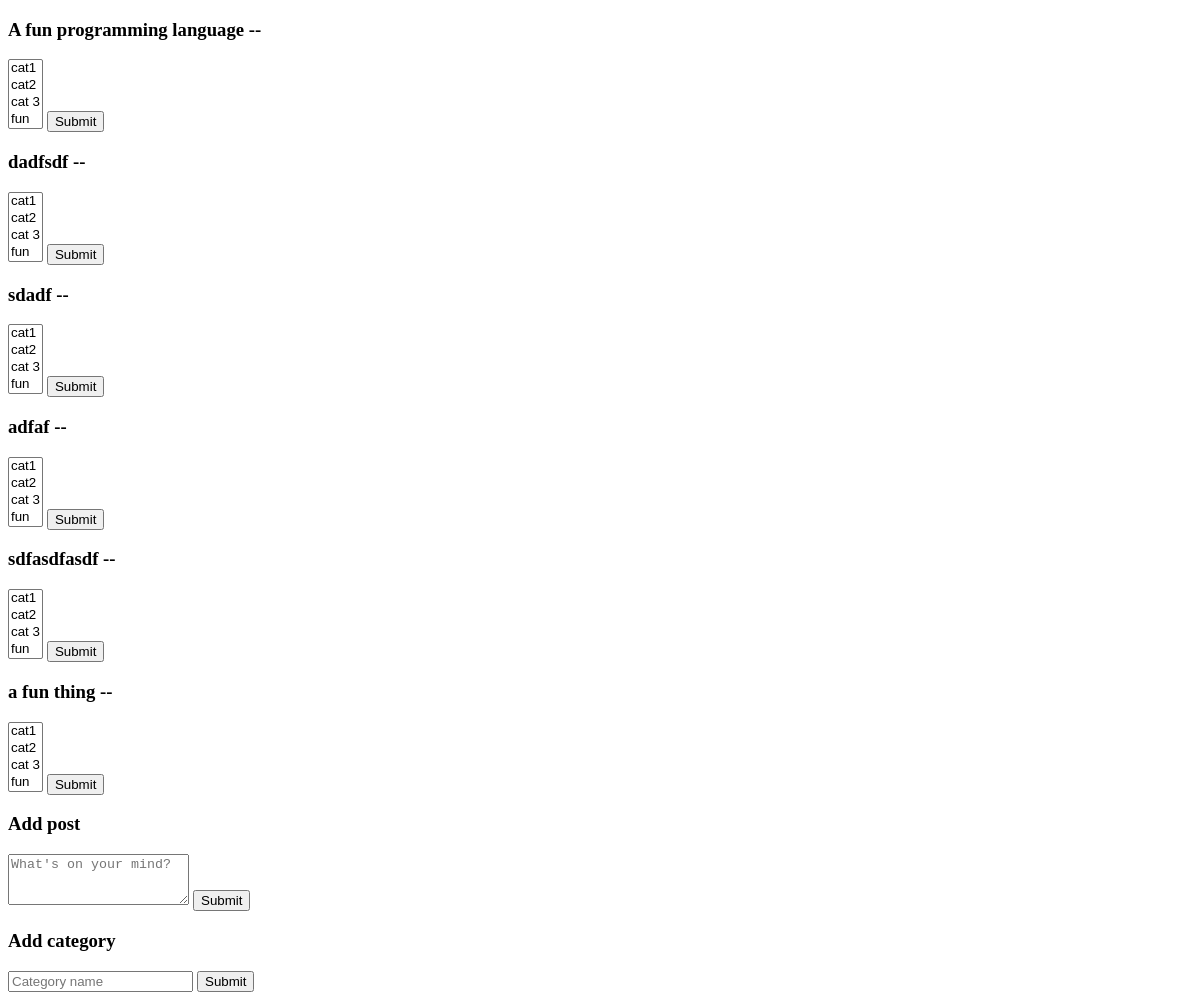
Before: / with the older database file.
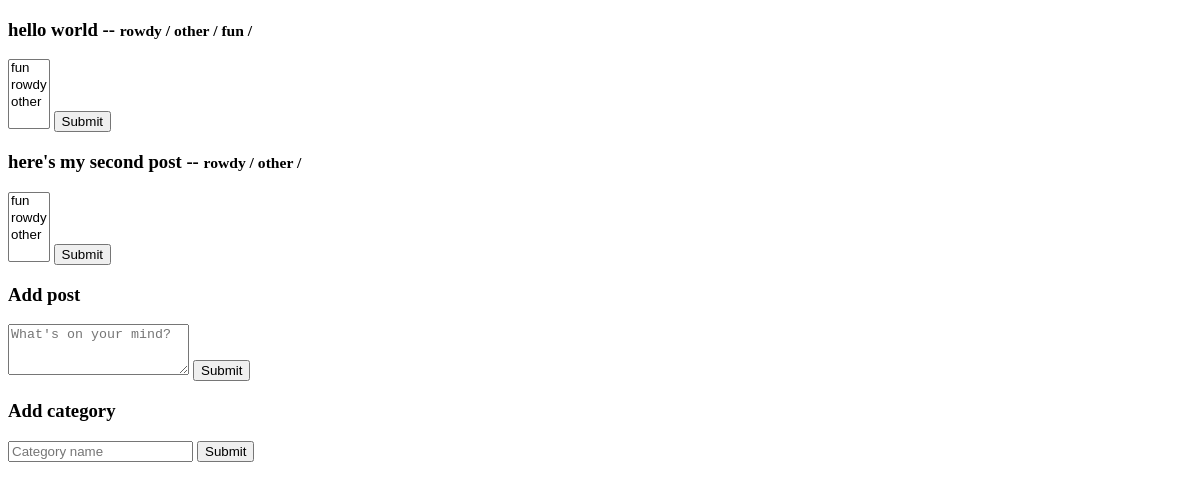
After: the same page with the newer database file.
### app.py (models this page shows, shortened)
class Post(db.Model):
    id = db.Column(db.Integer, primary_key=True)
    content = db.Column(db.String(140))
    tags = db.relationship('Category', secondary=tags,
                           backref=db.backref('posts', lazy='dynamic'))

class Category(db.Model):
    id = db.Column(db.Integer, primary_key=True)
    name = db.Column(db.String(50))

### app.py (the view)
@app.route('/')
def index():
    posts = Post.query.all()
    categories = Category.query.all()
    return render_template("index.html",
                           posts=posts,
                           categories=categories)

### templates/index.html (shortened to what this page needs)
<!DOCTYPE html>
<html lang="en">
<head>
</head>
<body>
{% for post in posts %}
    <div >
        <h3>{{ post.content }} --
            <small>
                {% for tag in post.tags %}
                    {{ tag.name }} /
                {% endfor %}
            </small>
        </h3>
        <form method="POST" action="/addtags" >
            <select multiple name="tags">
                {% for category in categories %}
                    <option value="{{ category.id }}">{{ category.name }}</option>
                {% endfor %}
            </select>
            <input type="submit" value="Submit">
        </form>
    </div>
{% endfor %}
    <h3>Add post</h3>
    <form method="POST" action="/addpost" >
        <textarea rows="3"  placeholder="What's on your mind?" name="content"></textarea>
        <input type="submit" value="Submit">
    </form>
    <h3>Add category</h3>
    <form method="POST" action="/addcategory" >
        <input type="text" name="name" placeholder="Category name">
        <input type="submit" value="Submit">
    </form>
</body>
</html>

Changed rows visible on the page:
removed Post: content "sdadf", Category ({{ category.id }} 1 (drawn)), Category ({{ category.id }} 2 (drawn)), Category ({{ category.id }} 3 (drawn)), Category ({{ category.id }} 4 (drawn))
removed Post: content "adfaf", Category ({{ category.id }} 1 (drawn)), Category ({{ category.id }} 2 (drawn)), Category ({{ category.id }} 3 (drawn)), Category ({{ category.id }} 4 (drawn))
removed Post: content "sdfasdfasdf", Category ({{ category.id }} 1 (drawn)), Category ({{ category.id }} 2 (drawn)), Category ({{ category.id }} 3 (drawn)), Category ({{ category.id }} 4 (drawn))
removed Post: content "a fun thing", Category ({{ category.id }} 1 (drawn)), Category ({{ category.id }} 2 (drawn)), Category ({{ category.id }} 3 (drawn)), Category ({{ category.id }} 4 (drawn))
changed Post: gains Category (name "rowdy", {{ category.id }} 2 (drawn)); gains Category (name "other", {{ category.id }} 3 (drawn)); gains Category (name "fun", {{ category.id }} 1 (drawn)); content "A fun programming language" → "hello world"; tags "cat1 / cat2 / cat 3 / fun" → "fun / rowdy / other"
changed Post: gains Category (name "rowdy", {{ category.id }} 2 (drawn)); gains Category (name "other", {{ category.id }} 3 (drawn)); content "dadfsdf" → "here's my second post"; tags "cat1 / cat2 / cat 3 / fun" → "fun / rowdy / other"
